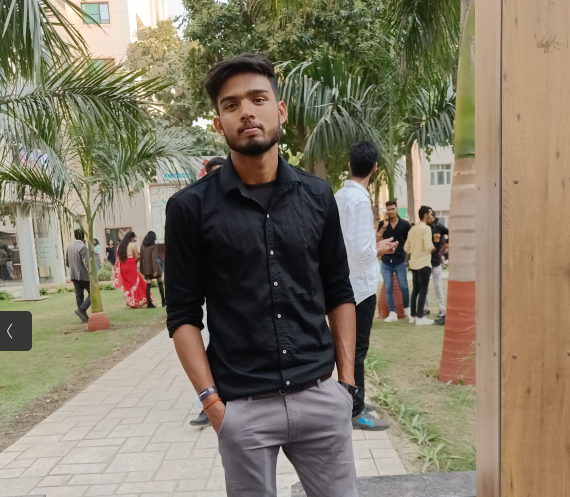
#> input picture object.png, 570 x 497 px
$ python FaceEyedetect.py
#> lines starting #> are read from the running program, lines starting #| are printed output that depends on the picture; after the words box and inside, x2 and y2 are one past the last pixel; in counts of white or black regions, pixels touching at a corner belong together
import numpy as np
import cv2
import os


cascade_dir = '/ipynb_checkpoints/haarcascade_frontalface_default.xml/'
face_classifier = cv2.CascadeClassifier(os.path.join(cascade_dir, 'haarcascade_frontalface_default.xml'))
eye_classifier = cv2.CascadeClassifier(os.path.join(cascade_dir, 'haarcascade_eye.xml'))


if face_classifier.empty() or eye_classifier.empty():
    print("Error: Unable to load Haar Cascade classifiers.")
    exit()


img = cv2.imread('object.png')
#> img is the input picture: shape (497, 570, 3); mean B, G, R 103.3, 122.8, 131
gray = cv2.cvtColor(img, cv2.COLOR_BGR2GRAY)
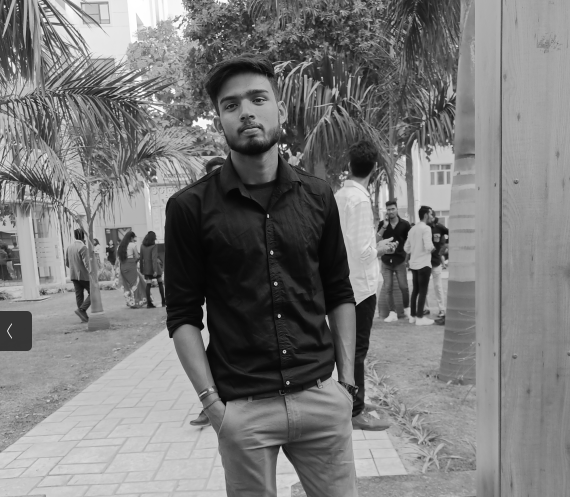
#> gray: shape (497, 570); min 4, max 255, mean 123

faces = face_classifier.detectMultiScale(gray, 1.3, 5)
#> faces = [[209, 72, 74, 74]]

if len(faces) == 0:
    print("No Face Found")
    exit()

for (x, y, w, h) in faces:
    cv2.rectangle(img, (x, y), (x+w, y+h), (127, 0, 255), 2)
    roi_gray = gray[y:y+h, x:x+w]
    roi_color = img[y:y+h, x:x+w]
    eyes = eye_classifier.detectMultiScale(roi_gray)
    for (ex, ey, ew, eh) in eyes:
        cv2.rectangle(roi_color, (ex, ey), (ex+ew, ey+eh), (255, 255, 0), 2)
#> this loop made 1 pass
#> (x, y, w, h, eyes) on pass 1: (209, 72, 74, 74, [[10, 22, 22, 22]])
#> pass 1, `roi_gray = gray[y:y+h, x:x+w]`:
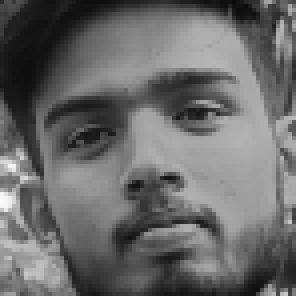
#> roi_gray: shape (74, 74) (shown 4 times larger); min 12, max 249, mean 105.3
#> pass 1, `roi_color = img[y:y+h, x:x+w]`:
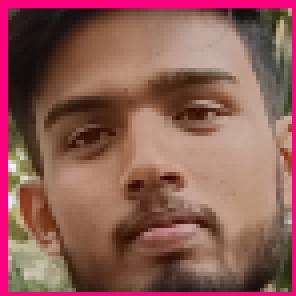
#> roi_color: shape (74, 74, 3) (shown 4 times larger); mean B, G, R 85.7, 92.3, 141.2
#> after the loop:
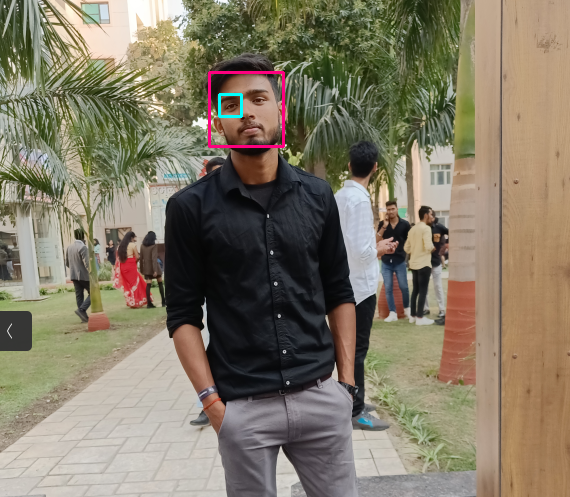
#> img: shape (497, 570, 3); 0.4% of pixels changed, all inside (x1, y1, x2, y2) = (208, 71, 285, 148)
#> after the loop:
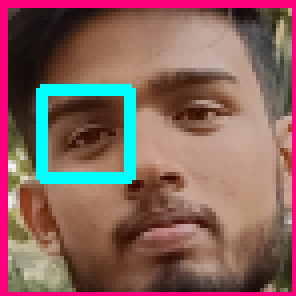
#> roi_color: shape (74, 74, 3) (shown 4 times larger); 4.75% of pixels changed, all inside (x1, y1, x2, y2) = (9, 21, 34, 46)

cv2.imshow('Detected Faces and Eyes', img)
cv2.waitKey(0)
cv2.destroyAllWindows()
